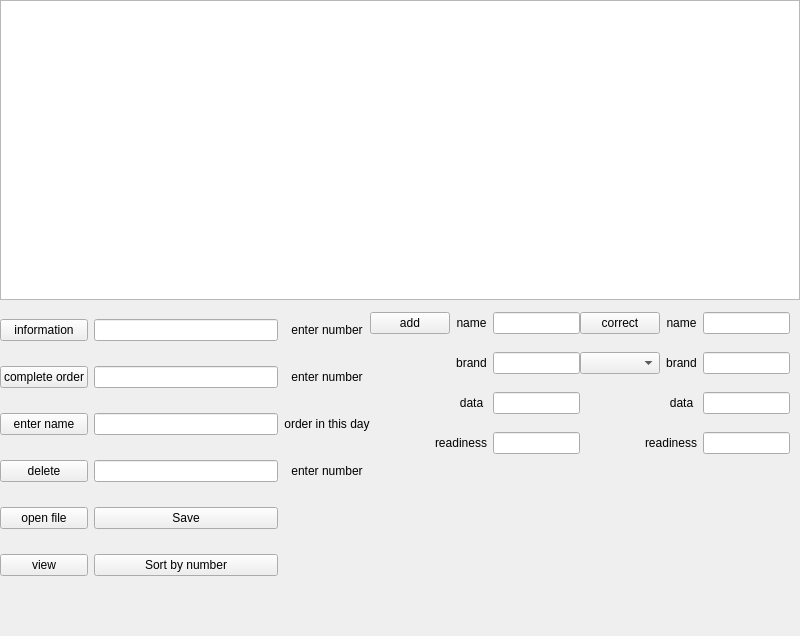
<?xml version="1.0" encoding="UTF-8"?>
<ui version="4.0">
 <class>MainWindow</class>
 <widget class="QMainWindow" name="MainWindow">
  <property name="geometry">
   <rect>
    <x>0</x>
    <y>0</y>
    <width>800</width>
    <height>636</height>
   </rect>
  </property>
  <property name="windowTitle">
   <string>MainWindow</string>
  </property>
  <widget class="QWidget" name="centralwidget">
   <widget class="QTableWidget" name="tableWidget">
    <property name="geometry">
     <rect>
      <x>0</x>
      <y>0</y>
      <width>800</width>
      <height>300</height>
     </rect>
    </property>
   </widget>
   <widget class="QWidget" name="gridWidget" native="true">
    <property name="geometry">
     <rect>
      <x>370</x>
      <y>300</y>
      <width>210</width>
      <height>170</height>
     </rect>
    </property>
    <layout class="QGridLayout" name="gridLayout">
     <item row="1" column="1">
      <widget class="QLabel" name="label_3">
       <property name="text">
        <string>brand</string>
       </property>
       <property name="alignment">
        <set>Qt::AlignCenter</set>
       </property>
      </widget>
     </item>
     <item row="2" column="1">
      <widget class="QLabel" name="label_4">
       <property name="text">
        <string>data</string>
       </property>
       <property name="alignment">
        <set>Qt::AlignCenter</set>
       </property>
      </widget>
     </item>
     <item row="0" column="2">
      <widget class="QLineEdit" name="nameAddEdit"/>
     </item>
     <item row="1" column="2">
      <widget class="QLineEdit" name="brandAddEdit"/>
     </item>
     <item row="0" column="0">
      <widget class="QPushButton" name="addButton">
       <property name="text">
        <string>add</string>
       </property>
      </widget>
     </item>
     <item row="3" column="2">
      <widget class="QLineEdit" name="readinessAddEdit"/>
     </item>
     <item row="2" column="2">
      <widget class="QLineEdit" name="dataAddEdit"/>
     </item>
     <item row="0" column="1">
      <widget class="QLabel" name="label_2">
       <property name="text">
        <string>name</string>
       </property>
       <property name="alignment">
        <set>Qt::AlignCenter</set>
       </property>
      </widget>
     </item>
     <item row="3" column="0" colspan="2">
      <widget class="QLabel" name="label_9">
       <property name="text">
        <string>readiness</string>
       </property>
       <property name="alignment">
        <set>Qt::AlignRight|Qt::AlignTrailing|Qt::AlignVCenter</set>
       </property>
      </widget>
     </item>
    </layout>
   </widget>
   <widget class="QWidget" name="gridWidget_2" native="true">
    <property name="geometry">
     <rect>
      <x>0</x>
      <y>300</y>
      <width>370</width>
      <height>300</height>
     </rect>
    </property>
    <layout class="QGridLayout" name="gridLayout_2">
     <item row="1" column="1">
      <widget class="QLineEdit" name="orderEdit"/>
     </item>
     <item row="0" column="1">
      <widget class="QLineEdit" name="informationEdit"/>
     </item>
     <item row="0" column="2">
      <widget class="QLabel" name="label">
       <property name="text">
        <string>enter number</string>
       </property>
       <property name="alignment">
        <set>Qt::AlignCenter</set>
       </property>
      </widget>
     </item>
     <item row="2" column="2">
      <widget class="QLabel" name="label_11">
       <property name="text">
        <string>order in this day</string>
       </property>
       <property name="alignment">
        <set>Qt::AlignCenter</set>
       </property>
      </widget>
     </item>
     <item row="4" column="1">
      <widget class="QPushButton" name="saveButton">
       <property name="text">
        <string>Save</string>
       </property>
      </widget>
     </item>
     <item row="4" column="0">
      <widget class="QPushButton" name="openFileButton">
       <property name="text">
        <string>open file</string>
       </property>
      </widget>
     </item>
     <item row="0" column="0">
      <widget class="QPushButton" name="informationButton">
       <property name="text">
        <string>information</string>
       </property>
      </widget>
     </item>
     <item row="1" column="2">
      <widget class="QLabel" name="label_5">
       <property name="text">
        <string>enter number</string>
       </property>
       <property name="alignment">
        <set>Qt::AlignCenter</set>
       </property>
      </widget>
     </item>
     <item row="5" column="1">
      <widget class="QPushButton" name="sortButton">
       <property name="text">
        <string>Sort by number</string>
       </property>
      </widget>
     </item>
     <item row="5" column="0">
      <widget class="QPushButton" name="viewButton">
       <property name="text">
        <string>view</string>
       </property>
      </widget>
     </item>
     <item row="2" column="1">
      <widget class="QLineEdit" name="nameEnterEdit"/>
     </item>
     <item row="2" column="0">
      <widget class="QPushButton" name="orderIndayButton">
       <property name="text">
        <string>enter name</string>
       </property>
      </widget>
     </item>
     <item row="1" column="0">
      <widget class="QPushButton" name="orderButton">
       <property name="text">
        <string>complete order</string>
       </property>
      </widget>
     </item>
     <item row="3" column="1">
      <widget class="QLineEdit" name="deleteEdit"/>
     </item>
     <item row="3" column="0">
      <widget class="QPushButton" name="deleteButton">
       <property name="text">
        <string>delete</string>
       </property>
      </widget>
     </item>
     <item row="3" column="2">
      <widget class="QLabel" name="label_6">
       <property name="text">
        <string>enter number</string>
       </property>
       <property name="alignment">
        <set>Qt::AlignCenter</set>
       </property>
      </widget>
     </item>
    </layout>
   </widget>
   <widget class="QWidget" name="gridWidget_3" native="true">
    <property name="geometry">
     <rect>
      <x>580</x>
      <y>300</y>
      <width>210</width>
      <height>170</height>
     </rect>
    </property>
    <layout class="QGridLayout" name="gridLayout_3">
     <item row="0" column="2">
      <widget class="QLabel" name="label_18">
       <property name="text">
        <string>name</string>
       </property>
       <property name="alignment">
        <set>Qt::AlignCenter</set>
       </property>
      </widget>
     </item>
     <item row="3" column="3">
      <widget class="QLineEdit" name="readnessCorrectEdit"/>
     </item>
     <item row="0" column="1">
      <widget class="QPushButton" name="correctButton">
       <property name="text">
        <string>correct</string>
       </property>
      </widget>
     </item>
     <item row="1" column="1">
      <widget class="QComboBox" name="deleteBox"/>
     </item>
     <item row="3" column="1" colspan="2">
      <widget class="QLabel" name="label_14">
       <property name="text">
        <string>readiness</string>
       </property>
       <property name="alignment">
        <set>Qt::AlignRight|Qt::AlignTrailing|Qt::AlignVCenter</set>
       </property>
      </widget>
     </item>
     <item row="1" column="3">
      <widget class="QLineEdit" name="brandCorrectEdit"/>
     </item>
     <item row="2" column="3">
      <widget class="QLineEdit" name="dataCorrectEdit"/>
     </item>
     <item row="0" column="3">
      <widget class="QLineEdit" name="nameCorrectEdit"/>
     </item>
     <item row="1" column="2">
      <widget class="QLabel" name="label_20">
       <property name="text">
        <string>brand</string>
       </property>
       <property name="alignment">
        <set>Qt::AlignCenter</set>
       </property>
      </widget>
     </item>
     <item row="2" column="2">
      <widget class="QLabel" name="label_13">
       <property name="text">
        <string>data</string>
       </property>
       <property name="alignment">
        <set>Qt::AlignCenter</set>
       </property>
      </widget>
     </item>
    </layout>
   </widget>
  </widget>
  <widget class="QMenuBar" name="menubar">
   <property name="geometry">
    <rect>
     <x>0</x>
     <y>0</y>
     <width>800</width>
     <height>26</height>
    </rect>
   </property>
  </widget>
 </widget>
 <resources/>
 <connections/>
</ui>
